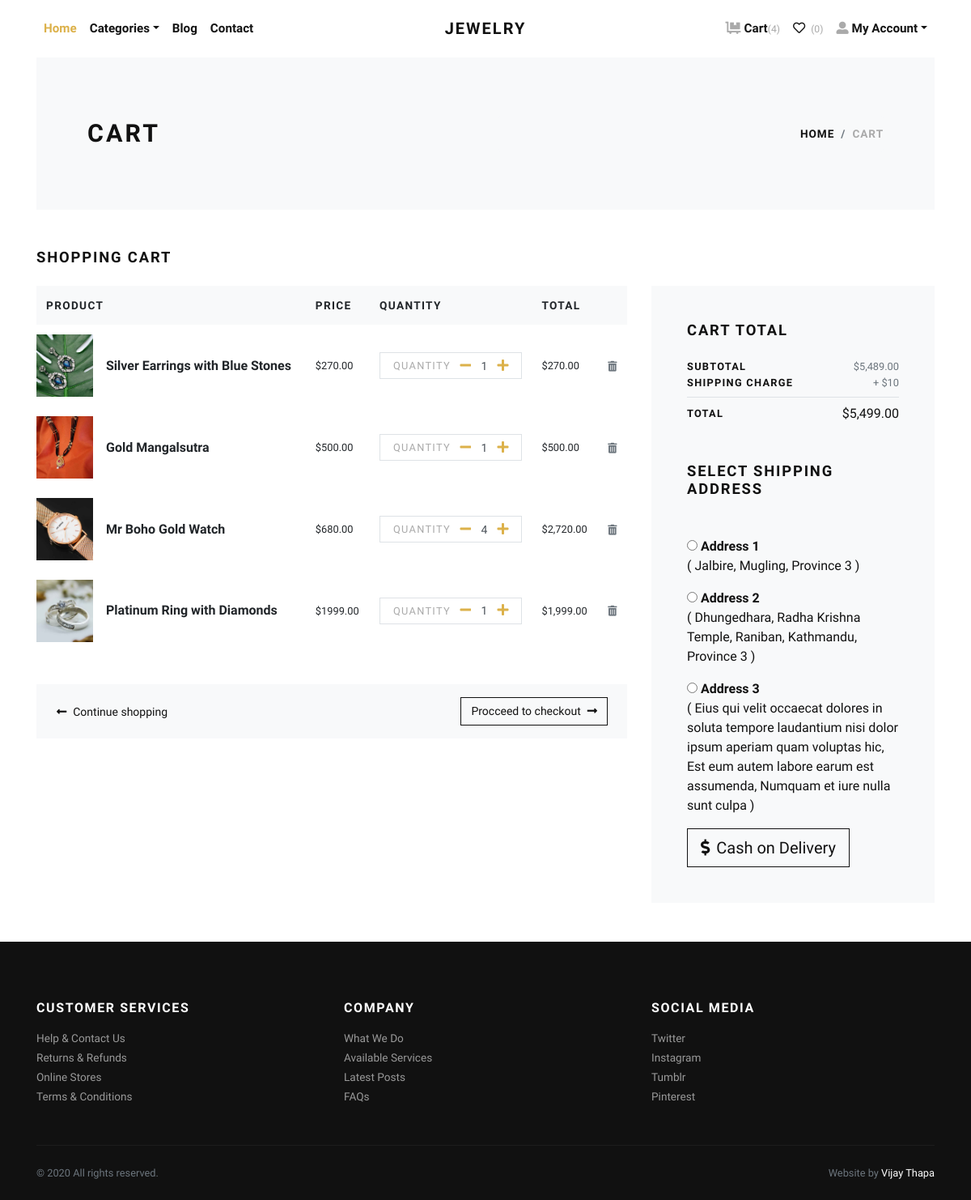
The app's page /cart/ (signed in), older data.
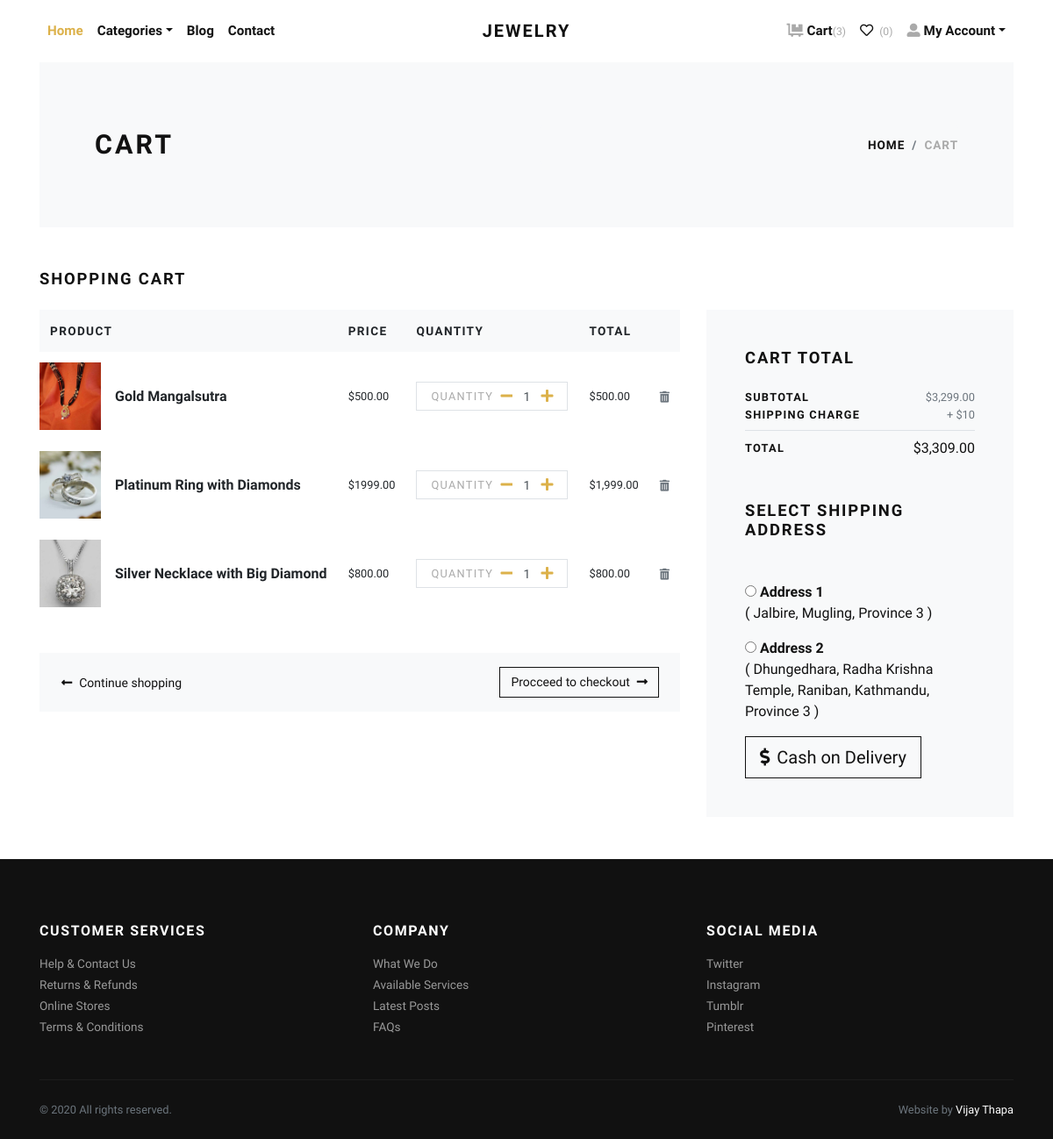
The same page, newer data.
### store/models.py (models this page shows, shortened)
class Cart(models.Model):
    user = models.ForeignKey(User, verbose_name="User", on_delete=models.CASCADE)
    product = models.ForeignKey(Product, verbose_name="Product", on_delete=models.CASCADE)
    quantity = models.PositiveIntegerField(default=1, verbose_name="Quantity")
    created_at = models.DateTimeField(auto_now_add=True, verbose_name="Created Date")
    updated_at = models.DateTimeField(auto_now=True, verbose_name="Updated Date")
    @property
    def total_price(self):
        return self.quantity * self.product.price

class Product(models.Model):
    title = models.CharField(max_length=150, verbose_name="Product Title")
    slug = models.SlugField(max_length=160, verbose_name="Product Slug")
    sku = models.CharField(max_length=255, unique=True, verbose_name="Unique Product ID (SKU)")
    short_description = models.TextField(verbose_name="Short Description")
    detail_description = models.TextField(blank=True, null=True, verbose_name="Detail Description")
    product_image = models.ImageField(upload_to='product', blank=True, null=True, verbose_name="Product Image")
    price = models.DecimalField(max_digits=8, decimal_places=2)
    category = models.ForeignKey(Category, verbose_name="Product Categoy", on_delete=models.CASCADE)
    is_active = models.BooleanField(verbose_name="Is Active?")
    is_featured = models.BooleanField(verbose_name="Is Featured?")
    created_at = models.DateTimeField(auto_now_add=True, verbose_name="Created Date")
    updated_at = models.DateTimeField(auto_now=True, verbose_name="Updated Date")
    class Meta:
        verbose_name_plural = 'Products'
        ordering = ('-created_at', )

class Address(models.Model):
    user = models.ForeignKey(User, verbose_name="User", on_delete=models.CASCADE)
    locality = models.CharField(max_length=150, verbose_name="Nearest Location")
    city = models.CharField(max_length=150, verbose_name="City")
    state = models.CharField(max_length=150, verbose_name="State")

### store/views.py (the view)
# urls.py: path('cart/', views.cart, name="cart"),
@login_required
def cart(request):
    user = request.user
    cart_products = Cart.objects.filter(user=user)
    amount = decimal.Decimal(0)
    shipping_amount = decimal.Decimal(10)
    cp = [p for p in Cart.objects.all() if p.user==user]
    if cp:
        for p in cp:
            temp_amount = (p.quantity * p.product.price)
            amount += temp_amount
    addresses = Address.objects.filter(user=user)
    context = {
        'cart_products': cart_products,
        'amount': amount,
        'shipping_amount': shipping_amount,
        'total_amount': amount + shipping_amount,
        'addresses': addresses,
    }
    return render(request, 'store/cart.html', context)

### templates/store/cart.html (shortened to what this page needs)
{% extends 'base.html' %}
{% load static %}
{% load humanize %}
    {% block content %}
      <div class="container">
        <section class="py-5 bg-light">
          <div class="container">
            <div class="row px-4 px-lg-5 py-lg-4 align-items-center">
              <div class="col-lg-6">
                <h1 class="h2 text-uppercase mb-0">Cart</h1>
              </div>
              <div class="col-lg-6 text-lg-right">
                <nav aria-label="breadcrumb">
                  <ol class="breadcrumb justify-content-lg-end mb-0 px-0">
                    <li class="breadcrumb-item"><a href="index.html">Home</a></li>
                    <li class="breadcrumb-item active" aria-current="page">Cart</li>
                  </ol>
                </nav>
              </div>
            </div>
          </div>
        </section>
        {% if cart_products %}
        <section class="py-5">
          <h2 class="h5 text-uppercase mb-4">Shopping cart</h2>
          <div class="row">
            <div class="col-lg-8 mb-4 mb-lg-0">
              <div class="table-responsive mb-4">
                <table class="table">
                  <thead class="bg-light">
                    <tr>
                      <th class="border-0" scope="col"> <strong class="text-small text-uppercase">Product</strong></th>
                      <th class="border-0" scope="col"> <strong class="text-small text-uppercase">Price</strong></th>
                      <th class="border-0" scope="col"> <strong class="text-small text-uppercase">Quantity</strong></th>
                      <th class="border-0" scope="col"> <strong class="text-small text-uppercase">Total</strong></th>
                      <th class="border-0" scope="col"> </th>
                    </tr>
                  </thead>
                  <tbody>
                    {% for cart_product in cart_products %}
                    <tr>
                      <th class="pl-0 border-0" scope="row">
                        <div class="media align-items-center">
                          {% if cart_product.product.product_image %}
                            <a class="reset-anchor d-block animsition-link" href="{% url 'store:product-detail' cart_product.product.slug %}"><img src="{{cart_product.product.product_image.url}}" alt="{{cart_product.product.title}}" width="70"/></a>
                          {% else %}
                            <a class="reset-anchor d-block animsition-link" href="{% url 'store:product-detail' cart_product.product.slug %}"><img src="{% static 'img/product-detail-3.jpg' %}" alt="{{cart_product.product.title}}" width="70"/></a>
                          {% endif %}
                          <div class="media-body ml-3"><strong class="h6"><a class="reset-anchor animsition-link" href="{% url 'store:product-detail' cart_product.product.slug %}">{{cart_product.product.title}}</a></strong></div>
                        </div>
                      </th>
                      <td class="align-middle border-0">
                        <p class="mb-0 small">${{cart_product.product.price}}</p>
                      </td>
                      <td class="align-middle border-0">
                        <div class="border d-flex align-items-center justify-content-between px-3"><span class="small text-uppercase text-gray headings-font-family">Quantity</span>
                          <div class="quantity">
                            <a href="{% url 'store:minus-cart' cart_product.id %}" class="dec-btn p-0 ml-2"><i class="fas fa-minus"></i></a>
                            <input class="form-control form-control-sm border-0 shadow-0 p-0" type="text" value="{{cart_product.quantity}}"/>
                            <a href="{% url 'store:plus-cart' cart_product.id %}" class="inc-btn p-0"><i class="fas fa-plus"></i></a>
                          </div>
                        </div>
                      </td>
                      <td class="align-middle border-0">
                        <p class="mb-0 small">${{cart_product.total_price|intcomma}}</p>
                      </td>
                      <td class="align-middle border-0"><a class="reset-anchor" href="{% url 'store:remove-cart' cart_product.id %}"><i class="fas fa-trash-alt small text-muted"></i></a></td>
                    </tr>
                    {% endfor %}
                  </tbody>
                </table>
              </div>
              <div class="bg-light px-4 py-3">
                <div class="row align-items-center text-center">
                  <div class="col-md-6 mb-3 mb-md-0 text-md-left"><a class="btn btn-link p-0 text-dark btn-sm" href="{% url 'store:home' %}"><i class="fas fa-long-arrow-alt-left mr-2"> </i>Continue shopping</a></div>
                  <div class="col-md-6 text-md-right"><a class="btn btn-outline-dark btn-sm" href="checkout.html">Procceed to checkout<i class="fas fa-long-arrow-alt-right ml-2"></i></a></div>
                </div>
              </div>
            </div>
            <div class="col-lg-4">
              <div class="card border-0 rounded-0 p-lg-4 bg-light">
                <div class="card-body">
                  <h5 class="text-uppercase mb-4">Cart total</h5>
                  <ul class="list-unstyled mb-0">
                    <li class="d-flex align-items-center justify-content-between"><strong class="text-uppercase small font-weight-bold">Subtotal</strong><span class="text-muted small">${{amount|intcomma}}</span></li>
                    <li class="d-flex align-items-center justify-content-between"><strong class="text-uppercase small font-weight-bold">Shipping Charge</strong><span class="text-muted small">+ ${{shipping_amount}}</span></li>
                    <li class="border-bottom my-2"></li>
                    <li class="d-flex align-items-center justify-content-between mb-4"><strong class="text-uppercase small font-weight-bold">Total</strong><span>${{total_amount|intcomma}}</span></li>
                  </ul>
                  <h5 class="text-uppercase my-5">Select Shipping Address</h5>
                  <form action="{% url 'store:checkout' %}" id="myform">
                    {% if addresses %}
                      {% for address in addresses %}
                        <div class="mb-3">
                        <input type="radio" name="address" value="{{address.id}}"> <strong>Address {{forloop.counter}}</strong> <br>
                        ( {{address.locality}}, {{address.city}}, {{address.state}} )
                        </div>
                      {% endfor %}
                    {% endif %}
                    <button type="submit" class="btn btn-dark btn-lg btn-outline-dark" type="submit"> <i class="fas fa-dollar-sign mr-2"></i>Cash on Delivery</button>
                  </form>
                </div>
              </div>
            </div>
          </div>
        </section>
        {% else %}
          <div class="text-center py-5">
            <h3 class="mb-3">Your cart is empty.</h3>
            <a href="{% url 'store:home' %}"><i class="fas fa-long-arrow-alt-left mr-2"> </i>Continue shopping</a>
          </div>
        {% endif %}
      </div>
      {% endblock content %}

### templates/base.html (shortened to what this page needs)
{% load static %}
<!DOCTYPE html>
<html>
  <head>
    <link rel="stylesheet" href="{% static 'vendor/bootstrap/css/bootstrap.min.css' %}">
    <link rel="stylesheet" href="{% static 'vendor/lightbox2/css/lightbox.min.css' %}">
    <link rel="stylesheet" href="{% static 'vendor/nouislider/nouislider.min.css' %}">
    <link rel="stylesheet" href="{% static 'vendor/bootstrap-select/css/bootstrap-select.min.css' %}">
    <link rel="stylesheet" href="{% static 'vendor/owl.carousel2/assets/owl.carousel.min.css' %}">
    <link rel="stylesheet" href="{% static 'vendor/owl.carousel2/assets/owl.theme.default.css' %}">
    <link rel="stylesheet" href="{% static 'css/style.default.css' %}" id="theme-stylesheet">
    <link rel="stylesheet" href="{% static 'css/custom.css' %}">
  </head>
  <body>
    <div class="page-holder">
      {% include 'navbar.html' %}
      {% block content %}
      {% endblock content %}
      {% include 'footer.html' %}
      {% include 'scripts.html' %}

### templates/navbar.html (shortened to what this page needs)
{% load static %}
      <header class="header bg-white">
        <div class="container px-0 px-lg-3">
          <nav class="navbar navbar-expand-lg navbar-light py-3 px-lg-0"><a class="navbar-brand" href="{% url 'store:home' %}"><span class="font-weight-bold text-uppercase text-dark">Jewelry</span></a>
            <div class="collapse navbar-collapse" id="navbarSupportedContent">
              <ul class="navbar-nav mr-auto">
                <li class="nav-item">
                  <a class="nav-link active" href="{% url 'store:home' %}">Home</a>
                </li>
                <li class="nav-item dropdown"><a class="nav-link dropdown-toggle" id="pagesDropdown" href="#" data-toggle="dropdown" aria-haspopup="true" aria-expanded="false">Categories</a>
                </li>
                <li class="nav-item">
                  <a class="nav-link" href="{% url 'store:home' %}">Blog</a>
                </li>
                <li class="nav-item">
                  <a class="nav-link" href="{% url 'store:home' %}">Contact</a>
                </li>
              </ul>
              <ul class="navbar-nav ml-auto">
                {% if request.user.is_authenticated %}
                  <li class="nav-item"><a class="nav-link" href="{% url 'store:cart' %}"> <i class="fas fa-dolly-flatbed mr-1 text-gray"></i>Cart<small class="text-gray">({{cart_items.count}})</small></a></li>
                  <li class="nav-item"><a class="nav-link" href="#"> <i class="far fa-heart mr-1"></i><small class="text-gray"> (0)</small></a></li>
                  <li class="nav-item dropdown"><a class="nav-link dropdown-toggle" id="pagesDropdown" href="#" data-toggle="dropdown" aria-haspopup="true" aria-expanded="false"><i class="fas fa-user-alt mr-1 text-gray"></i>My Account</a></a>
                </li>
                {% else %}
                  <li class="nav-item"><a class="nav-link" href="{% url 'store:login' %}">Login</a></li>
                  <li class="nav-item"><a class="nav-link" href="{% url 'store:register' %}">Create Account</a></li>
                {% endif %}
              </ul>
            </div>
          </nav>
        </div>
      </header>

### templates/footer.html
<footer class="bg-dark text-white">
        <div class="container py-4">
          <div class="row py-5">
            <div class="col-md-4 mb-3 mb-md-0">
              <h6 class="text-uppercase mb-3">Customer services</h6>
              <ul class="list-unstyled mb-0">
                <li><a class="footer-link" href="#">Help &amp; Contact Us</a></li>
                <li><a class="footer-link" href="#">Returns &amp; Refunds</a></li>
                <li><a class="footer-link" href="#">Online Stores</a></li>
                <li><a class="footer-link" href="#">Terms &amp; Conditions</a></li>
              </ul>
            </div>
            <div class="col-md-4 mb-3 mb-md-0">
              <h6 class="text-uppercase mb-3">Company</h6>
              <ul class="list-unstyled mb-0">
                <li><a class="footer-link" href="#">What We Do</a></li>
                <li><a class="footer-link" href="#">Available Services</a></li>
                <li><a class="footer-link" href="#">Latest Posts</a></li>
                <li><a class="footer-link" href="#">FAQs</a></li>
              </ul>
            </div>
            <div class="col-md-4">
              <h6 class="text-uppercase mb-3">Social media</h6>
              <ul class="list-unstyled mb-0">
                <li><a class="footer-link" href="#">Twitter</a></li>
                <li><a class="footer-link" href="#">Instagram</a></li>
                <li><a class="footer-link" href="#">Tumblr</a></li>
                <li><a class="footer-link" href="#">Pinterest</a></li>
              </ul>
            </div>
          </div>
          <div class="border-top pt-4" style="border-color: #1d1d1d !important">
            <div class="row">
              <div class="col-lg-6">
                <p class="small text-muted mb-0">&copy; 2020 All rights reserved.</p>
              </div>
              <div class="col-lg-6 text-lg-right">
                <p class="small text-muted mb-0">Website by <a class="text-white reset-anchor" href="https://www.youtube.com/vijaythapa" target="_blank">Vijay Thapa</a></p>
              </div>
            </div>
          </div>
        </div>
      </footer>

### templates/scripts.html (shortened to what this page needs)
{% load static %}
      <link rel="stylesheet" href="https://use.fontawesome.com/releases/v5.7.1/css/all.css">
    </div>
  </body>
</html>

Row changes from the older to the newer data that the page shows:
removed Cart: product.product_image (picture), product "Silver Earrings with Blue Stones", product.price "270.00", quantity "1", total_price "270.00"
removed Cart: product.product_image (picture), product "Mr Boho Gold Watch", product.price "680.00", quantity "4", total_price "2,720.00"
removed Address: locality "Eius qui velit occaecat dolores in soluta tempore laudantium nisi dolor ipsum aperiam quam voluptas hic", city "Est eum autem labore earum est assumenda", state "Numquam et iure nulla sunt culpa"
added Cart: product.product_image (picture), product "Silver Necklace with Big Diamond", product.price "800.00", quantity "1", total_price "800.00"
Text that changed along with them:
{{ cart_items.count }}: "4" → "3"
{{ amount|intcomma }}: "5,489.00" → "3,299.00"
{{ total_amount|intcomma }}: "5,499.00" → "3,309.00"
